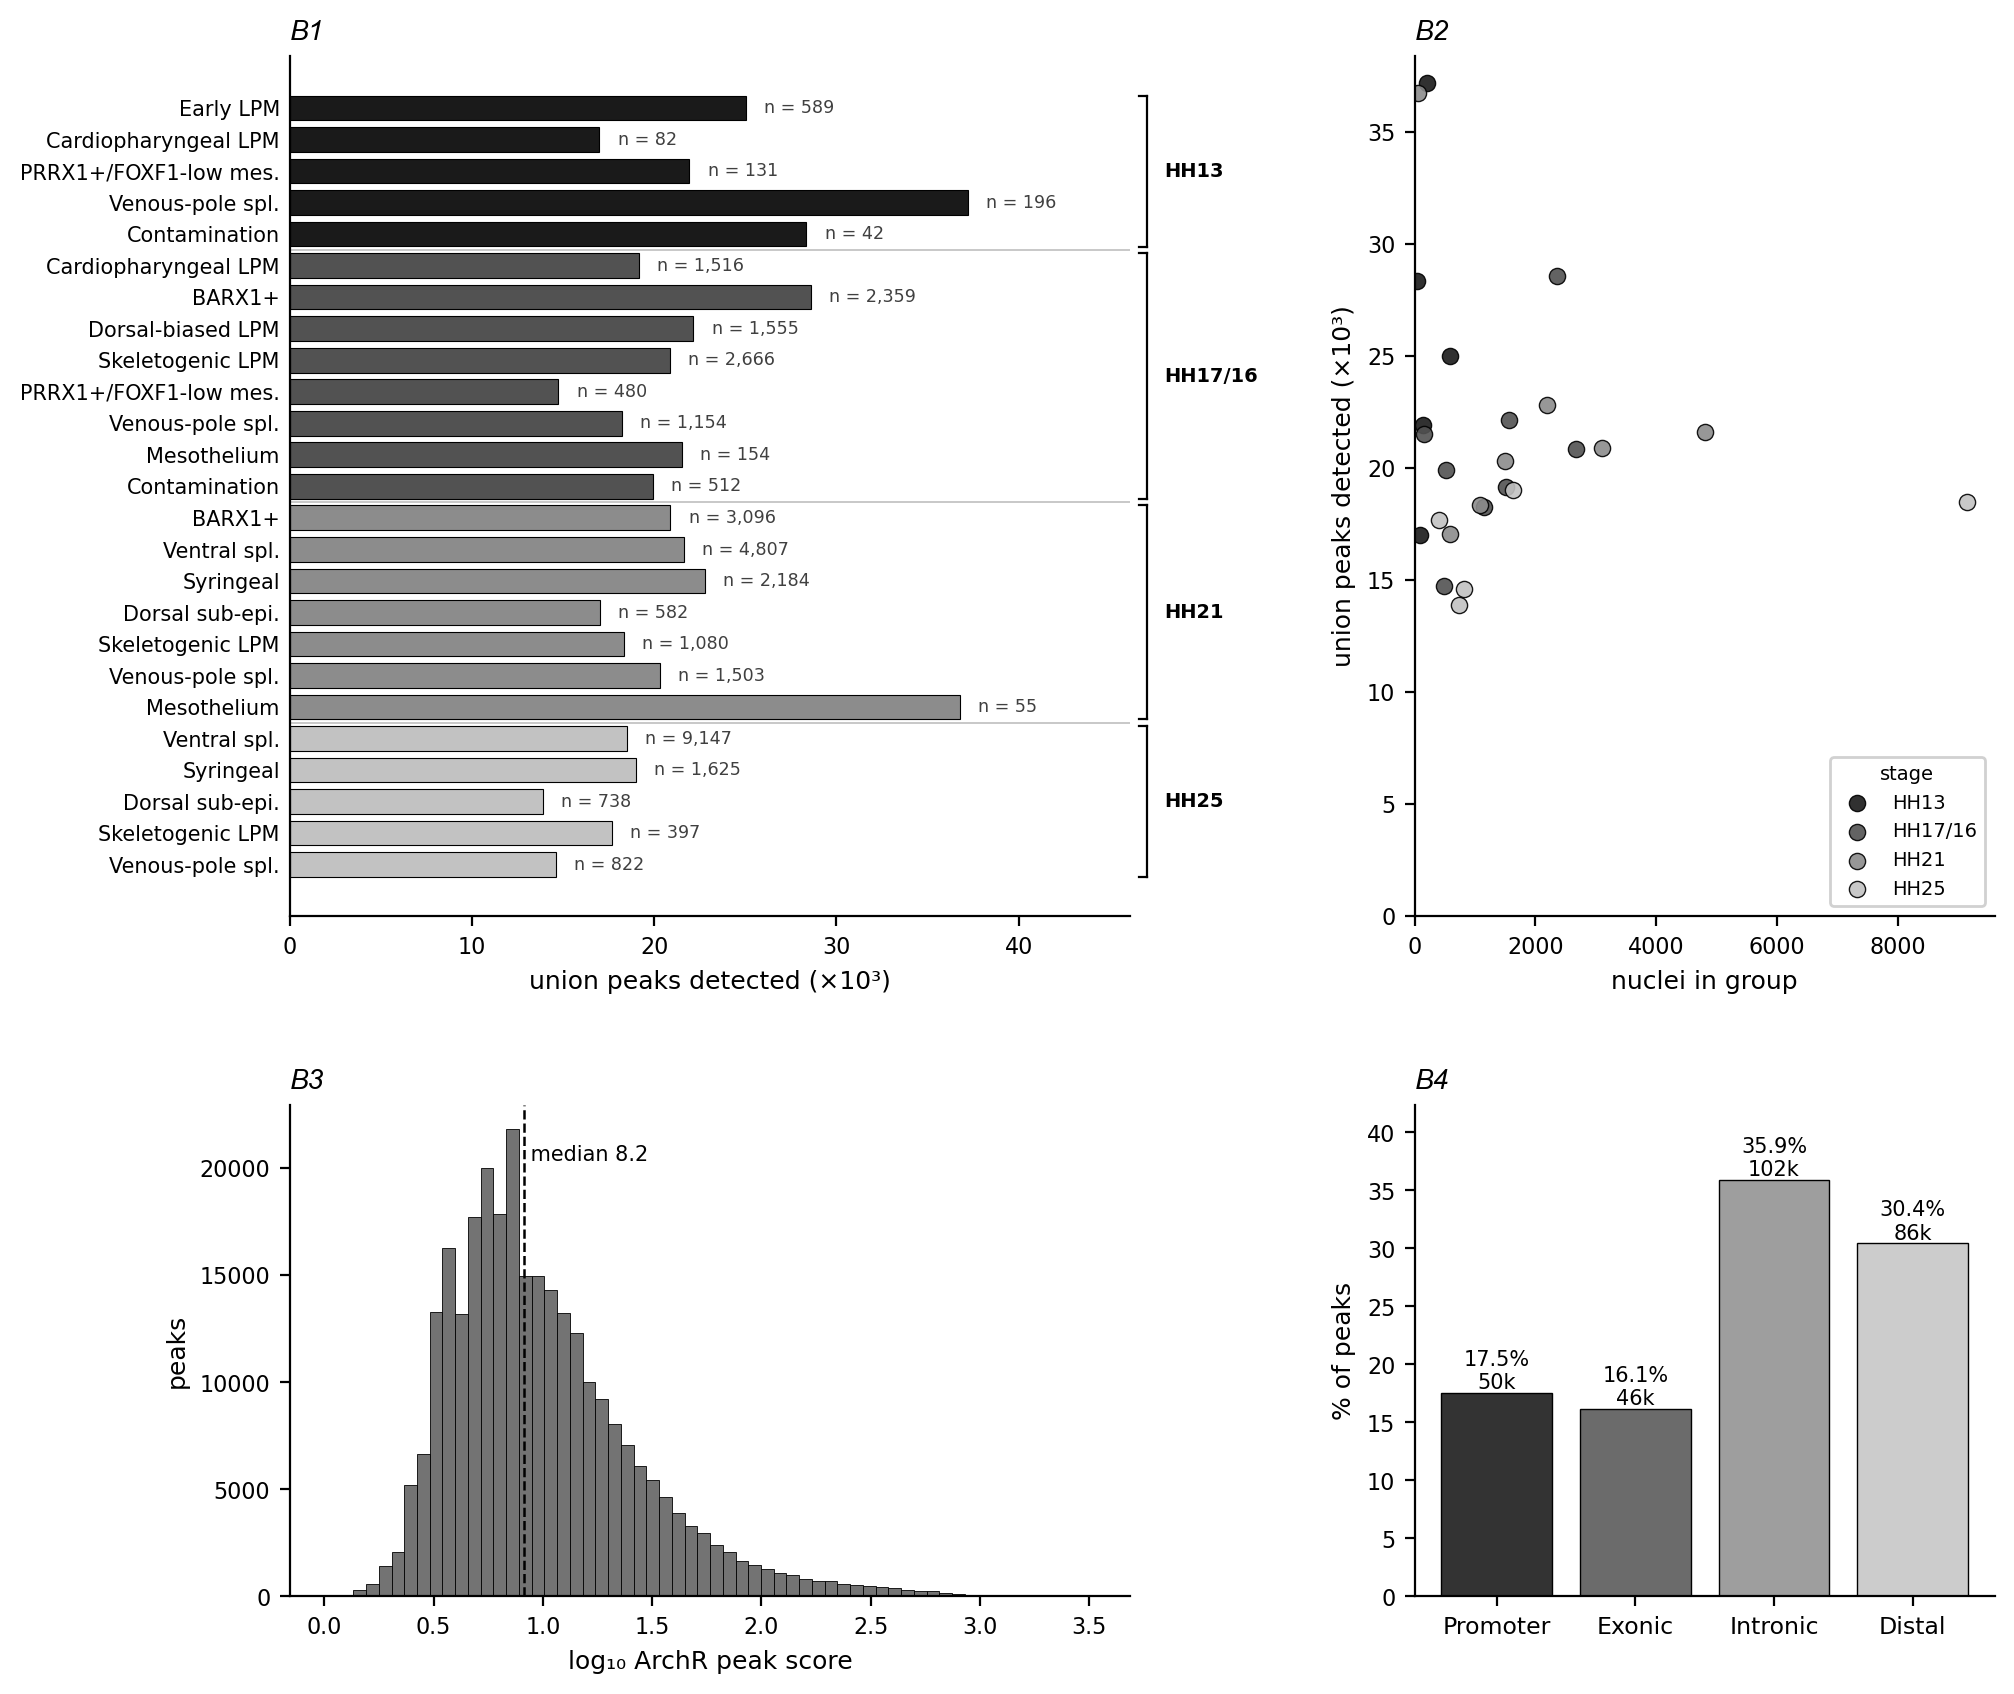

Reproduce this figure in Python.
#!/usr/bin/env python3
"""figS03 Panel B: ArchR peak-set QC.

QC of the production ArchR union peak set (283,818 fixed-width 501-bp peaks)
that every snATAC laterality analysis in fig03 / figS03 runs on.  Four
sub-panels, all from committed data — no scratch rerun:

  B1  Union peaks detected per current cluster   (stage × LPM population, Figure 4B vocabulary)
  B2  Detected peaks vs nuclei per cluster        (yield depends on group size)
  B3  Peak score distribution                     (MACS-style ArchR peak scores, all 283,818)
  B4  Genomic annotation (peakType)               (Promoter / Exonic / Intronic / Distal)

The 283,818-peak union was CALLED per April-2026 peak-calling pool (ArchR
addReproduciblePeakSet, 17 stage × cell-group pools); those pool labels are
retired names and the pools differ from today's subclustering in membership,
so a "peaks called per pool" bar chart cannot be re-attributed to current
clusters without re-calling peaks (which would change the union every result
is defined on).  B1/B2 therefore show a pool-free yield on the SAME union:
per current stage × population, the number of union peaks detected in that
group's nuclei (pipeline/f2f_peaks_detected_per_population.py; detected =
>= 1 fragment in >= 5% of the group's nuclei, min 3 — column DET_COL).  Every
threshold is a column of the TSV, so changing the definition is a one-line
edit, not a rerun.  Missing groups, unknown population names or a stage
outside STAGE_ORDER raise.

Sources:
  figures/data/f2f_peaks_detected_per_population.tsv (per current stage × population: nuclei, detected peaks)
  figures/data/archr_union_peaks.bed.gz             (union peaks: width=501, score)
  figures/data/archr_peak_annotation.tsv.gz         (peakType — scripts/annotate_archr_peaks.py)

Writes: figures/figS03/panel_B_peakset_qc.png
Local : conda run -n duckfig python3 figures/figS03/panel_B_peakset_qc.py
"""
from __future__ import annotations

import os
import sys

import numpy as np
import pandas as pd
import matplotlib
matplotlib.use("Agg")
import matplotlib.pyplot as plt
import matplotlib.transforms as mtransforms

HERE = os.path.dirname(os.path.abspath(__file__))
REPO = os.path.dirname(os.path.dirname(HERE))
sys.path.insert(0, os.path.join(REPO, "figures"))
from _shared.layout import panel_letter  # noqa: E402
F = os.path.join(REPO, "figures", "data")

# Ordinal stage greys (B&W house style — stage is the only categorical cue).
STAGE_ORDER = ["HH13", "HH17/16", "HH21", "HH25"]
STAGE_GREY = {"HH13": "0.10", "HH17/16": "0.32", "HH21": "0.55", "HH25": "0.76"}
DET_TSV = os.path.join(F, "f2f_peaks_detected_per_population.tsv")
DET_COL = "n_peaks_frac05"   # detected = >= 1 fragment in >= 5% of the group's nuclei (min 3); 1%/any/CPM saturate
# Row order within a stage block — current population names, lineage-grouped
# (inference pool / dorsal / excluded).  An unlisted name raises.
POP_ORDER = [
    "Early LPM", "Cardiopharyngeal LPM", "BARX1+", "Ventral spl.", "Syringeal",
    "Dorsal-biased LPM", "Dorsal sub-epi.",
    "Skeletogenic LPM", "PRRX1+/FOXF1-low mes.", "Venous-pole spl.", "Mesothelium", "Contamination",
]


def load_detected() -> pd.DataFrame:
    """Per current (stage × population) peak-yield table, ordered for B1/B2."""
    if not os.path.exists(DET_TSV):
        raise FileNotFoundError(
            f"{DET_TSV} missing — sbatch pipeline/run_f2f_peaks_detected.sh and pull "
            "phase2/atac/step_f2f_peaks_detected_per_population.tsv back.")
    d = pd.read_csv(DET_TSV, sep="\t")
    need = {"stage", "population", "n_nuclei", DET_COL, "n_union_peaks"}
    if not need <= set(d.columns):
        raise KeyError(f"{DET_TSV} lacks column(s) {sorted(need - set(d.columns))}")
    bad_stage = sorted(set(d["stage"]) - set(STAGE_ORDER))
    if bad_stage:
        raise ValueError(f"stage(s) not in STAGE_ORDER: {bad_stage}")
    bad_pop = sorted(set(d["population"]) - set(POP_ORDER))
    if bad_pop:
        raise KeyError(f"population(s) not in POP_ORDER: {bad_pop}")
    if d.duplicated(["stage", "population"]).any():
        raise ValueError("duplicate (stage, population) rows")
    d["_s"] = d["stage"].map(STAGE_ORDER.index)
    d["_p"] = d["population"].map(POP_ORDER.index)
    return d.sort_values(["_s", "_p"]).drop(columns=["_s", "_p"]).reset_index(drop=True)


def main() -> None:
    det = load_detected()
    bed = pd.read_csv(os.path.join(F, "archr_union_peaks.bed.gz"), sep="\t", header=None,
                      names=["chrom", "start", "end", "peak_pool", "score", "strand"])
    width = int((bed["end"] - bed["start"]).iloc[0])
    ann_path = os.path.join(F, "archr_peak_annotation.tsv.gz")
    if not os.path.exists(ann_path):
        raise FileNotFoundError(
            f"{ann_path} missing — run scripts/annotate_archr_peaks.py "
            "(needs the ferried duck GTF) before building panel B.")
    ann = pd.read_csv(ann_path, sep="\t")

    fig = plt.figure(figsize=(11.0, 10.0))
    gs = fig.add_gridspec(2, 2, height_ratios=[1.75, 1.0], width_ratios=[1.45, 1.0],
                          hspace=0.28, wspace=0.40)
    ax1 = fig.add_subplot(gs[0, 0])
    ax2 = fig.add_subplot(gs[0, 1])
    ax3 = fig.add_subplot(gs[1, 0])
    ax4 = fig.add_subplot(gs[1, 1])

    # ── B1: union peaks detected per current stage × population ────────
    ypos = np.arange(len(det))
    ax1.barh(ypos, det[DET_COL] / 1000.0, height=0.78,
             color=[STAGE_GREY[st] for st in det["stage"]], edgecolor="k", lw=0.4)
    for y, v, n in zip(ypos, det[DET_COL] / 1000.0, det["n_nuclei"]):
        ax1.text(v + 1.0, y, f"n = {int(n):,}", va="center", ha="left", fontsize=6.3, color="0.25")
    ax1.set_yticks(ypos)
    ax1.set_yticklabels(det["population"], fontsize=7.5)
    ax1.tick_params(axis="y", length=0)
    ax1.tick_params(axis="x", labelsize=8)
    ax1.invert_yaxis()
    ax1.set_xlim(0, float(det[DET_COL].max()) / 1000.0 * 1.24)
    ax1.set_xlabel("union peaks detected (×10³)", fontsize=9)
    panel_letter(ax1, "B1", 10)
    for sp in ("top", "right"):
        ax1.spines[sp].set_visible(False)
    # Stage brackets on the RIGHT (house dotplot style, _shared/dotplot.py): the
    # compositor paints the outer panel letter a few points inside the top-left
    # corner, so nothing may live there — left-side brackets put "HH13" under "B.".
    trans = mtransforms.blended_transform_factory(ax1.transAxes, ax1.transData)
    bx, tick_w, label_x = 1.02, 0.01, 1.04
    for st in STAGE_ORDER:
        idx = np.flatnonzero(det["stage"] == st)
        if idx.size == 0:
            raise ValueError(f"stage {st!r} has no group in {DET_TSV}")
        y0, y1 = idx.min() - 0.4, idx.max() + 0.4
        ax1.plot([bx, bx], [y0, y1], transform=trans, color="k", lw=0.8, clip_on=False)
        for yy in (y0, y1):
            ax1.plot([bx - tick_w, bx], [yy, yy], transform=trans, color="k", lw=0.8, clip_on=False)
        ax1.text(label_x, (y0 + y1) / 2, st, transform=trans, ha="left", va="center",
                 fontsize=7, fontweight="bold", clip_on=False)
        if idx.max() + 1 < len(det):
            ax1.axhline(idx.max() + 0.5, color="0.75", lw=0.6, zorder=0)

    # ── B2: detected peaks vs nuclei per group ───────────────────────────
    for st in STAGE_ORDER:
        d = det[det["stage"] == st]
        ax2.scatter(d["n_nuclei"], d[DET_COL] / 1000.0, s=34, color=STAGE_GREY[st],
                    edgecolor="k", lw=0.5, alpha=0.9, label=st)
    ax2.set_xlabel("nuclei in group", fontsize=9)
    ax2.set_ylabel("union peaks detected (×10³)", fontsize=9)
    panel_letter(ax2, "B2", 10)
    ax2.tick_params(labelsize=8)
    ax2.set_xlim(0, None)
    ax2.set_ylim(0, None)
    for sp in ("top", "right"):
        ax2.spines[sp].set_visible(False)
    ax2.legend(fontsize=7, title="stage", title_fontsize=7, loc="lower right", framealpha=0.9)

    # ── B3: peak score distribution ─────────────────────────────────────
    sc = bed["score"].to_numpy()
    ax3.hist(np.log10(sc), bins=60, color="0.45", edgecolor="k", lw=0.3)
    ax3.set_xlabel("log₁₀ ArchR peak score", fontsize=9)
    ax3.set_ylabel("peaks", fontsize=9)
    panel_letter(ax3, "B3", 10)
    ax3.tick_params(labelsize=8)
    ax3.axvline(np.log10(np.median(sc)), color="k", ls="--", lw=0.9)
    ax3.text(np.log10(np.median(sc)), ax3.get_ylim()[1] * 0.92,
             f" median {np.median(sc):.1f}", fontsize=7.5, va="top")
    for sp in ("top", "right"):
        ax3.spines[sp].set_visible(False)

    # ── B4: genomic annotation breakdown ────────────────────────────────
    order = ["Promoter", "Exonic", "Intronic", "Distal"]
    greys = ["0.20", "0.42", "0.62", "0.80"]
    counts = [int((ann["peakType"] == k).sum()) for k in order]
    total = sum(counts)
    xpos = np.arange(len(order))
    ax4.bar(xpos, [100 * c / total for c in counts], color=greys, edgecolor="k", lw=0.5)
    ax4.set_xticks(xpos)
    ax4.set_xticklabels(order, fontsize=8.5)
    ax4.set_ylabel("% of peaks", fontsize=9)
    panel_letter(ax4, "B4", 10)
    ax4.tick_params(axis="y", labelsize=8)
    ax4.set_ylim(0, max(100 * c / total for c in counts) * 1.18)
    for x, c in zip(xpos, counts):
        ax4.text(x, 100 * c / total, f"{100*c/total:.1f}%\n{c/1000:.0f}k",
                 ha="center", va="bottom", fontsize=7.5)
    for sp in ("top", "right"):
        ax4.spines[sp].set_visible(False)

    fig.tight_layout()
    out = os.path.join(HERE, "panel_B_peakset_qc.png")
    fig.savefig(out, dpi=200, bbox_inches="tight")
    plt.close(fig)
    print(f"wrote {out}")


if __name__ == "__main__":
    main()
